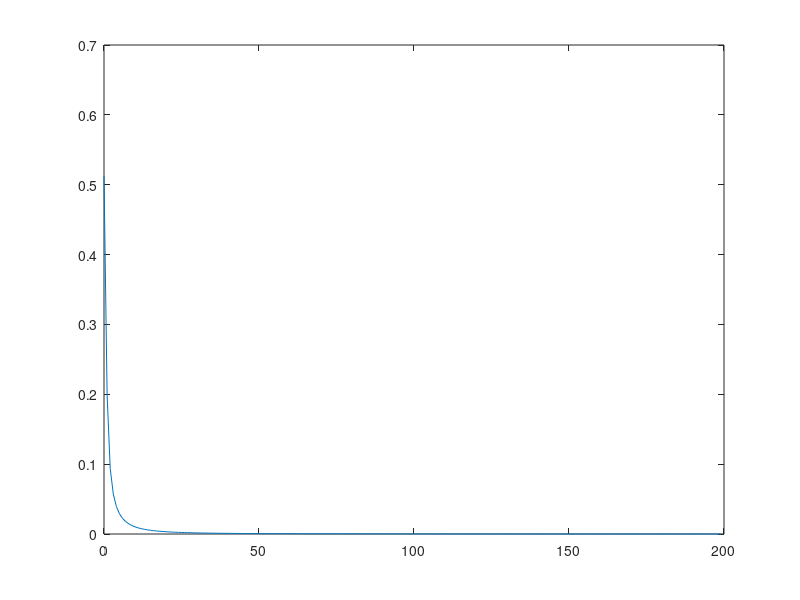

MATLAB code to generate this figure: (Note: this script raises an error after producing the figure.)
%% Investigates "fat" tail condition in Section III

close all; clearvars; clc;

mysigma = 2;

mymu = 0;

% 2926
variance_log_normal = (exp(mysigma^2) - 1) * exp(2 * mymu + mysigma^2);

% 7.390
mean_log_normal =  exp(mymu + (mysigma^2)/2);

pd = makedist('Lognormal','mu',mymu,'sigma',mysigma);

x = (.001:1:200)';
y = pdf(pd,x);
plot(x,y);

myalpha = 0.05;

rng('default');  % For reproducibility
samples = random(pd,1000000,1);

histogram(samples)

% 7.4347
myempiricalmean = mean(samples);

% 2659
myempiricalvar = var(samples);

% 26.8454
quantile(samples, 1-myalpha) % VaR_{myalpha}(Y), 5% of samples are above this value

% 0.0374
quantile(samples, myalpha) % VaR_{1-myalpha}(Y), 95% of samples are above this value

%%
deltaP = 0.00001;

lower_int_limits = 0:deltaP:(1-myalpha);

upper_int_limits = (1-myalpha):deltaP:1;

lower = 0;
upper = 0;

for i = 1 : length(lower_int_limits)
   
    % print progress
    if mod(i,100) == 0
        disp(strcat('LowerLimitProgress: ', mat2str(i), {' out of '}, mat2str(length(lower_int_limits))))
    end
    
    lower = lower + quantile(samples, lower_int_limits(i)) * deltaP; 
    % approx. lower + VaR_{1-lower_int_limits(i)}(Y)
    % sum from lower_int_limits(i) = 0 to lower_int_limits(i) = 1-alpha
end

for i = 1 : length(upper_int_limits)
    
    upper = upper + quantile(samples, upper_int_limits(i)) * deltaP;
    % approx. upper + VaR_{1-upper_int_limits(i)}(Y)
    % sum from upper_int_limits(i) = 1-alpha to upper_int_limits(i) = 1
    
end

upper/lower

% upper/lower = 4.82 / 2.67 = m ~ 1.8051
% compare with numerical solution from Mathematica, which gives m ~ 1.7682
% Integrate[InverseCDF[LogNormalDistribution[0, 2], q], {q, 0.95, 1}]/
% Integrate[InverseCDF[LogNormalDistribution[0, 2], q], {q, 0, 0.95}]